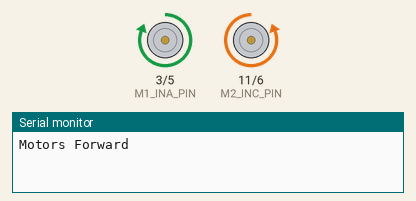
Recording of a sketch running on a simulated Arduino Uno, built with avr-gcc and run on an emulated ATmega328P. On the bench: motor-driver pin pairs drawn as motors (green arrow = first pin HIGH = forward, orange = second pin HIGH = backward, longer = more drive), the last lines printed to the serial monitor.

Above: at 0.5 s.
At 2.15 s:
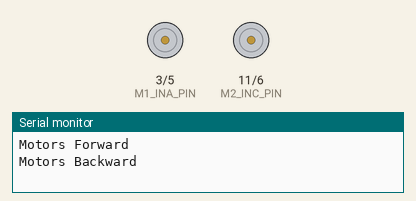
At 3.8 s:
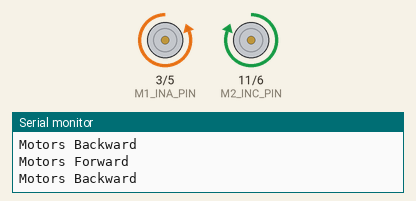
Timing chart, 0 to 5.1 s (numbered marks = the images above):
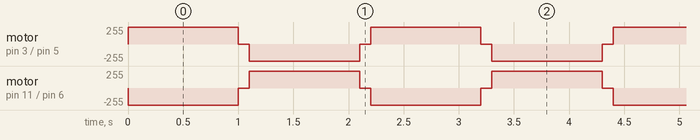

Measured:
- by itself, motor on pin 3 (M1_INA_PIN) / pin 5 (M1_INB_PIN): repeats every 2.2 s: stopped 0.10 s, backward 255/255 1.0 s, stopped 0.10 s, forward 255/255 1.0 s
- by itself, motor on pin 11 (M2_INC_PIN) / pin 6 (M2_IND_PIN): repeats every 2.2 s: stopped 0.10 s, forward 255/255 1.0 s, stopped 0.10 s, backward 255/255 1.0 s

The sketch:

hl_classic_module_motors_check.ino
```cpp
// (licence header left out)
// Выводы направления и скорости моторов
const int M1_INA_PIN = 3;
const int M1_INB_PIN = 5;
const int M2_INC_PIN = 11;
const int M2_IND_PIN = 6;

void setup() {
  // Настройка скорости отладочного порта
  Serial.begin(9600);
  // Настройка всех выводов на выход
  pinMode(M1_INA_PIN, OUTPUT);
  pinMode(M1_INB_PIN, OUTPUT);
  pinMode(M2_INC_PIN, OUTPUT);
  pinMode(M2_IND_PIN, OUTPUT);
  // Остановка и отпускание нагрузки моторов
  digitalWrite(M1_INA_PIN, LOW);
  digitalWrite(M1_INB_PIN, LOW);
  digitalWrite(M2_INC_PIN, LOW);
  digitalWrite(M2_IND_PIN, LOW);
}

void loop() {
  Serial.println("Motors Forward");
  // Первое направление
  analogWrite(M1_INA_PIN, 255);
  analogWrite(M1_INB_PIN, 0);
  analogWrite(M2_INC_PIN, 0);
  analogWrite(M2_IND_PIN, 255);
  delay(1000);

  // Остановить моторы перед сменой направления
  digitalWrite(M1_INA_PIN, LOW);
  digitalWrite(M1_INB_PIN, LOW);
  digitalWrite(M2_INC_PIN, LOW);
  digitalWrite(M2_IND_PIN, LOW);
  delay(100);

  Serial.println("Motors Backward");
  // Второе направление
  analogWrite(M1_INA_PIN, 0);
  analogWrite(M1_INB_PIN, 255);
  analogWrite(M2_INC_PIN, 255);
  analogWrite(M2_IND_PIN, 0);
  delay(1000);

  // Остановить моторы перед сменой направления
  digitalWrite(M1_INA_PIN, LOW);
  digitalWrite(M1_INB_PIN, LOW);
  digitalWrite(M2_INC_PIN, LOW);
  digitalWrite(M2_IND_PIN, LOW);
  delay(100);
}
```
